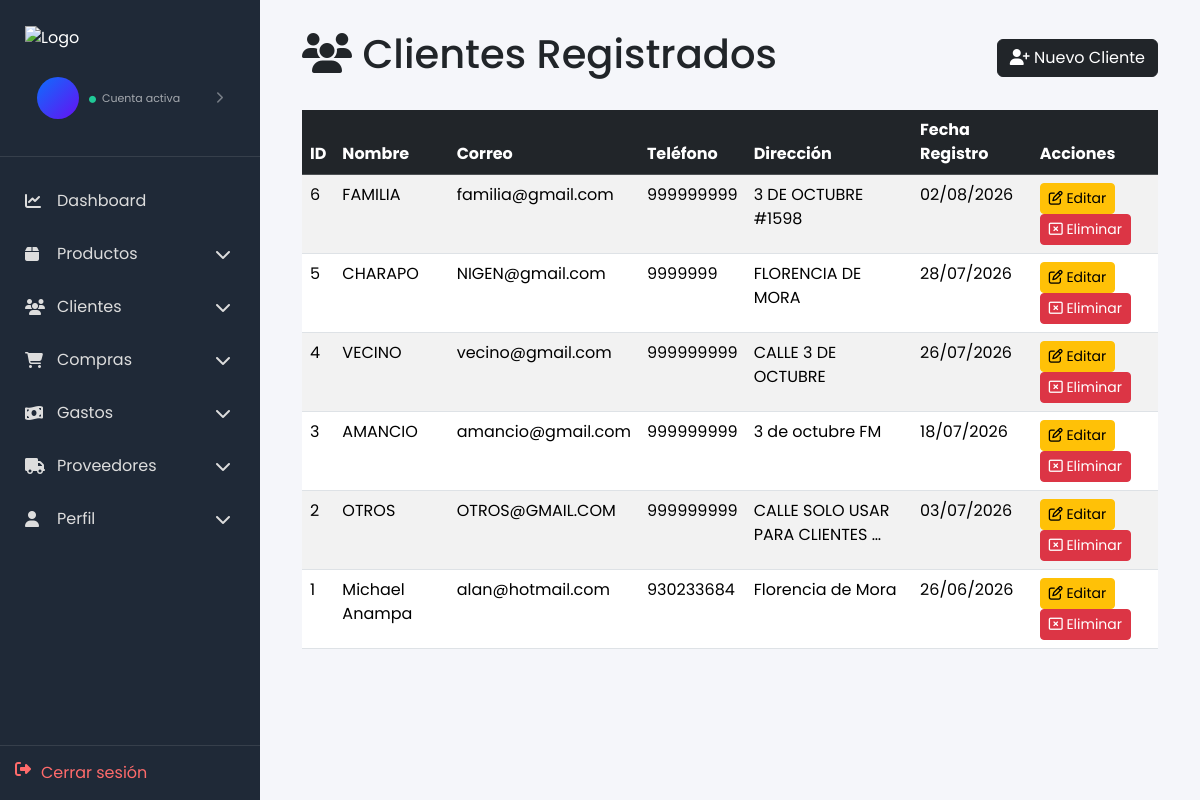
Screenshot of /clientes/lista/ with the database file from the repository.
### clientes/models.py (models this page shows, shortened)
class Cliente(models.Model):
    dni = models.CharField(max_length=8, unique=True, null=True, blank=True)
    nombre = models.CharField(max_length=100)
    email = models.EmailField(unique=True)
    telefono = models.CharField(max_length=20)
    direccion = models.TextField()
    fecha_registro = models.DateTimeField(auto_now_add=True)
    activo = models.BooleanField(default=True)
    class Meta:
        ordering = ['-fecha_registro']
        verbose_name_plural = "Clientes"

### clientes/views.py (the view)
# urls.py: path('lista/', views.lista_clientes, name='lista_clientes'),
def lista_clientes(request):
    clientes = Cliente.objects.filter(activo=True)
    return render(request, 'clientes/listaClientes.html', {'clientes': clientes})

### clientes/templates/clientes/listaClientes.html (shortened to what this page needs)
{% extends 'dashboard_base.html' %}
{% block content %}
<div class="container">
  <div class="d-flex justify-content-between align-items-center mb-4">
    <h1><i class="fa-solid fa-users"></i> Clientes Registrados</h1>
    <a href="{% url 'registro_cliente' %}" class="btn btn-dark"><i class="fa-solid fa-user-plus"></i> Nuevo Cliente</a>
  </div>
  {% if clientes %}
    <div class="table-responsive">
      <table class="table table-striped table-hover">
        <thead class="table-dark">
          <tr>
            <th>ID</th>
            <th>Nombre</th>
            <th>Correo</th>
            <th>Teléfono</th>
            <th>Dirección</th>
            <th>Fecha Registro</th>
            <th>Acciones</th>
          </tr>
        </thead>
        <tbody>
          {% for cliente in clientes %}
          <tr>
            <td>{{ cliente.id }}</td>
            <td>{{ cliente.nombre }}</td>
            <td>{{ cliente.email }}</td>
            <td>{{ cliente.telefono }}</td>
            <td>{{ cliente.direccion|truncatewords:5 }}</td>
            <td>{{ cliente.fecha_registro|date:'d/m/Y' }}</td>
            <td>
              <a href="{% url 'editar_cliente' cliente.pk %}" class="btn btn-sm btn-warning"><i class="fa-regular fa-pen-to-square"></i> Editar</a>
              <a href="{% url 'eliminar_cliente' cliente.pk %}" class="btn btn-sm btn-danger" onclick="return confirm('¿Estás seguro de que deseas eliminar este cliente?')"><i class="fa-regular fa-rectangle-xmark"></i> Eliminar</a>
            </td>
          </tr>
          {% endfor %}
        </tbody>
      </table>
    </div>
  {% else %}
    <div class="alert alert-info" role="alert">
      <strong>No hay clientes registrados.</strong>
      <a href="{% url 'registro_cliente' %}" class="alert-link">Registra el primer cliente aquí</a>.
    </div>
  {% endif %}
</div>
{% endblock %}

### static/css/style.css (style rules this page uses)
body { font-family:'Poppins',sans-serif; }

### static/css/sidebar.css (style rules this page uses)
body { margin: 0; background: #f5f6fa; }

### static/css/catalogo.css (style rules this page uses)
body { font-family:'Poppins', sans-serif; }

### rows the page displays
Cliente: id "6", nombre "FAMILIA", email "familia@gmail.com", telefono "999999999", direccion "3 DE OCTUBRE #1598", fecha_registro "02/08/2026"
Cliente: id "5", nombre "CHARAPO", email "NIGEN@gmail.com", telefono "9999999", direccion "FLORENCIA DE MORA", fecha_registro "28/07/2026"
Cliente: id "4", nombre "VECINO", email "vecino@gmail.com", telefono "999999999", direccion "CALLE 3 DE OCTUBRE", fecha_registro "26/07/2026"
Cliente: id "3", nombre "AMANCIO", email "amancio@gmail.com", telefono "999999999", direccion "3 de octubre FM", fecha_registro "18/07/2026"
Cliente: id "2", nombre "OTROS", email "OTROS@GMAIL.COM", telefono "999999999", direccion "CALLE SOLO USAR PARA CLIENTES …", fecha_registro "03/07/2026"
Cliente: id "1", nombre "Michael Anampa", email "alan@hotmail.com", telefono "930233684", direccion "Florencia de Mora", fecha_registro "26/06/2026"
